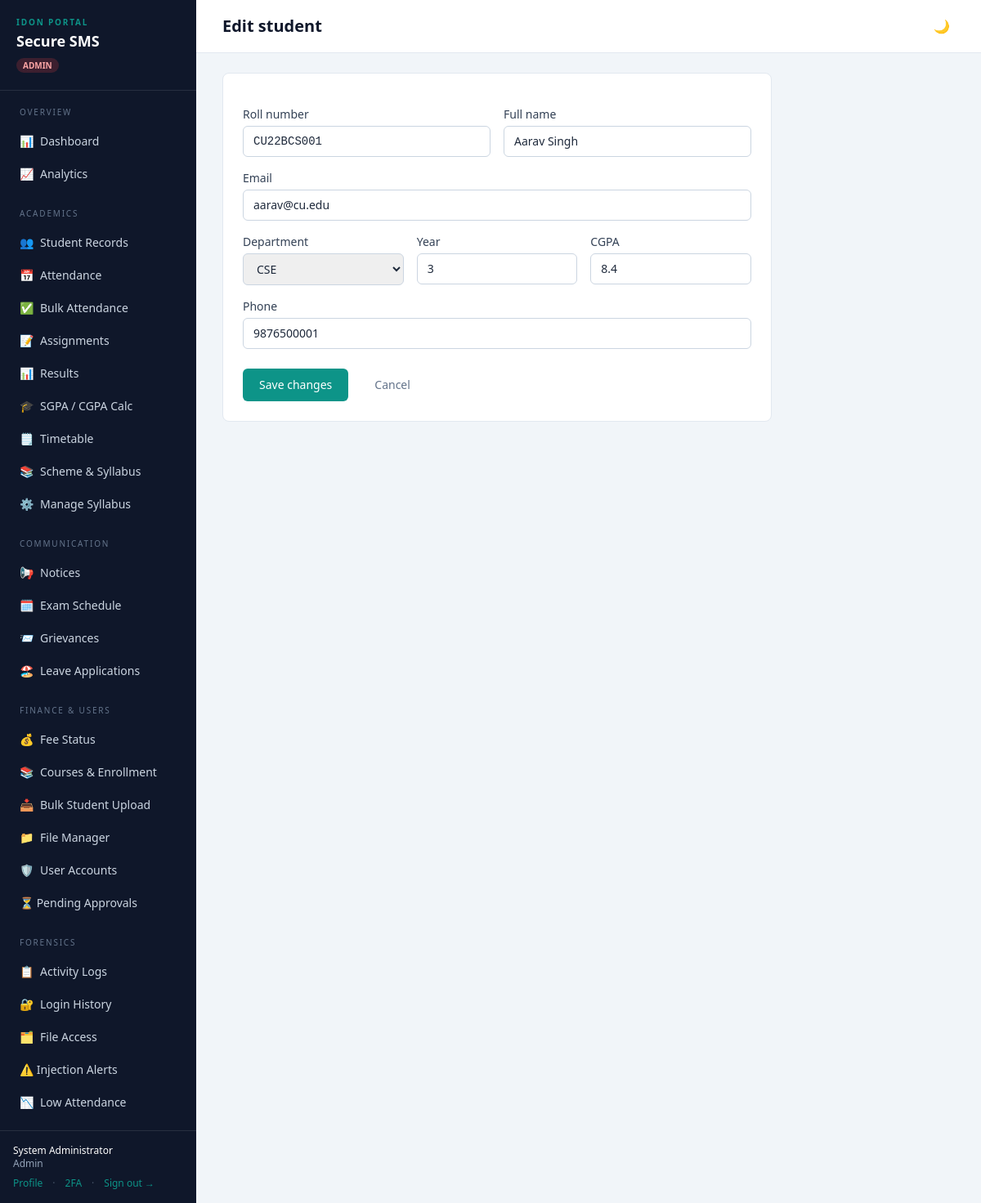
The page /students/1/edit (signed in) on the database its author committed.
### tables this page shows
CREATE TABLE students (
    id           INTEGER PRIMARY KEY AUTOINCREMENT,
    roll_number  TEXT UNIQUE NOT NULL,
    full_name    TEXT NOT NULL,
    email        TEXT NOT NULL,
    department   TEXT NOT NULL,
    year         INTEGER NOT NULL,
    cgpa         REAL,
    phone        TEXT,
    created_by   INTEGER REFERENCES users(id),
    created_at   DATETIME DEFAULT CURRENT_TIMESTAMP,
    updated_at   DATETIME DEFAULT CURRENT_TIMESTAMP
, programme TEXT, current_semester INTEGER, user_id INTEGER REFERENCES users(id));

### app.py (the view, shortened to what this page needs)
@app.route("/students/<int:sid>/edit", methods=["GET", "POST"])
@role_required("admin", "faculty")
def student_edit(sid):
    student = query_one("SELECT * FROM students WHERE id = ?", (sid,))
    if not student: abort(404)
    return render_template("student_form.html", form=dict(student), mode="edit", sid=sid)

### app.py (called while the page is built)
@app.context_processor
def inject_user():
    u = current_user()
    pending_count = 0
    if u and u.get("role") == "admin":
        row = query_one("SELECT COUNT(*) c FROM users WHERE status='pending'")
        pending_count = row["c"] if row else 0
    return {"user": u, "config": Config, "pending_count": pending_count}

### auth.py (called while the page is built)
def current_user():
    if "user_id" in session:
        return {
            "id": session["user_id"],
            "username": session.get("username"),
            "role": session.get("role"),
            "full_name": session.get("full_name"),
        }
    return None

def _check_session_timeout():
    last = session.get("_last_active")
    now = int(time())
    if last and (now - last) > Config.SESSION_TIMEOUT_SECONDS:
        session.clear()
        return True
    session["_last_active"] = now
    return False

def role_required(*roles):
    def decorator(view):
        @wraps(view)
        def wrapped(*args, **kwargs):
            if "user_id" not in session:
                flash("Please sign in to continue.", "error")
                return redirect(url_for("login"))
            if _check_session_timeout():
                flash("Your session expired due to inactivity. Please sign in again.", "error")
                return redirect(url_for("login"))
            if session.get("role") not in roles:
                flash("You do not have permission to access that page.", "error")
                role = session.get("role")
                if role == "student":
                    return redirect(url_for("attendance"))
                abort(403)
            return view(*args, **kwargs)
        return wrapped
    return decorator

### database.py (called while the page is built)
def get_connection():
    conn = sqlite3.connect(Config.DB_PATH)
    conn.row_factory = sqlite3.Row
    conn.execute("PRAGMA foreign_keys = ON")
    return conn

def query_one(sql, params=()):
    conn = get_connection()
    row = conn.execute(sql, params).fetchone()
    conn.close()
    return row

### templates/student_form.html (shortened to what this page needs)
{% extends "base.html" %}
{% block heading %}{{ 'Edit student' if mode=='edit' else 'Add student' }}{% endblock %}
{% block content %}
<div class="max-w-2xl">
  <form method="post"
        action="{{ url_for('student_edit', sid=sid) if mode=='edit' else url_for('student_new') }}"
        class="bg-white border border-slate-200 rounded-lg p-6 space-y-4">
    <div class="grid grid-cols-2 gap-4">
      <div>
        <label class="block text-sm font-medium text-steel mb-1">Roll number</label>
        <input name="roll_number" value="{{ form.roll_number or '' }}" required
               class="w-full rounded-md border border-slate-300 px-3 py-2 text-sm font-mono
                      focus:border-signal focus:ring-1 focus:ring-signal outline-none">
      </div>
      <div>
        <label class="block text-sm font-medium text-steel mb-1">Full name</label>
        <input name="full_name" value="{{ form.full_name or '' }}" required
               class="w-full rounded-md border border-slate-300 px-3 py-2 text-sm
                      focus:border-signal focus:ring-1 focus:ring-signal outline-none">
      </div>
    </div>
    <div>
      <label class="block text-sm font-medium text-steel mb-1">Email</label>
      <input name="email" type="email" value="{{ form.email or '' }}" required
             class="w-full rounded-md border border-slate-300 px-3 py-2 text-sm
                    focus:border-signal focus:ring-1 focus:ring-signal outline-none">
    </div>
    <div class="grid grid-cols-3 gap-4">
      <div>
        <label class="block text-sm font-medium text-steel mb-1">Department</label>
        <select name="department"
                class="w-full rounded-md border border-slate-300 px-3 py-2 text-sm
                       focus:border-signal focus:ring-1 focus:ring-signal outline-none">
          {% for d in ['CSE','ME','ECE','CE','EE','IT','AIML'] %}
            <option value="{{ d }}" {{ 'selected' if form.department==d else '' }}>{{ d }}</option>
          {% endfor %}
        </select>
      </div>
      <div>
        <label class="block text-sm font-medium text-steel mb-1">Year</label>
        <input name="year" type="number" min="1" max="5" value="{{ form.year or '' }}" required
               class="w-full rounded-md border border-slate-300 px-3 py-2 text-sm
                      focus:border-signal focus:ring-1 focus:ring-signal outline-none">
      </div>
      <div>
        <label class="block text-sm font-medium text-steel mb-1">CGPA</label>
        <input name="cgpa" type="number" step="0.01" min="0" max="10" value="{{ form.cgpa or '' }}"
               class="w-full rounded-md border border-slate-300 px-3 py-2 text-sm
                      focus:border-signal focus:ring-1 focus:ring-signal outline-none">
      </div>
    </div>
    <div>
      <label class="block text-sm font-medium text-steel mb-1">Phone</label>
      <input name="phone" value="{{ form.phone or '' }}" placeholder="10 digits"
             class="w-full rounded-md border border-slate-300 px-3 py-2 text-sm
                    focus:border-signal focus:ring-1 focus:ring-signal outline-none">
    </div>
    <div class="flex gap-3 pt-2">
      <button class="bg-signal hover:bg-teal-700 text-white font-medium rounded-md px-5 py-2.5 text-sm transition">
        {{ 'Save changes' if mode=='edit' else 'Add student' }}
      </button>
      <a href="{{ url_for('students') }}" class="px-5 py-2.5 text-sm text-slate-500 hover:text-steel">Cancel</a>
    </div>
  </form>
</div>
{% endblock %}

### templates/base.html (style rules this page uses)
body { -webkit-font-smoothing: antialiased; }
:root,[data-theme="light"] { --bg-page: #f1f5f9; --bg-sidebar: #0f172a; --bg-card: #ffffff; --text-main: #1e293b; --text-muted: #64748b; --border-col: #e2e8f0; --header-bg: #ffffff; --table-row-alt: #f8fafc; }
body { background-color: var(--bg-page); color: var(--text-main); }

### rows shown on the page
students: roll_number "CU22BCS001", full_name "Aarav Singh", email "aarav@cu.edu", year "3", cgpa "8.4", phone "9876500001"

### other values the page prints
{{ icon }} "📊 📈 👥 📅 ✅ 📝 📊 🎓 🗒️ 📚 ⚙️ 📢 🗓️ 📨 🏖️ 💰 📚 📥 📁 🛡️ 📋 🔐 🗂️ 📉"
{{ user.full_name }} "System Administrator"
{{ user.role }} "Admin"
{{ 'Edit student' if mode=='edit' else 'Add student' }} "Edit student"
{{ 'Save changes' if mode=='edit' else 'Add student' }} "Save changes"
form field department "CSE"
